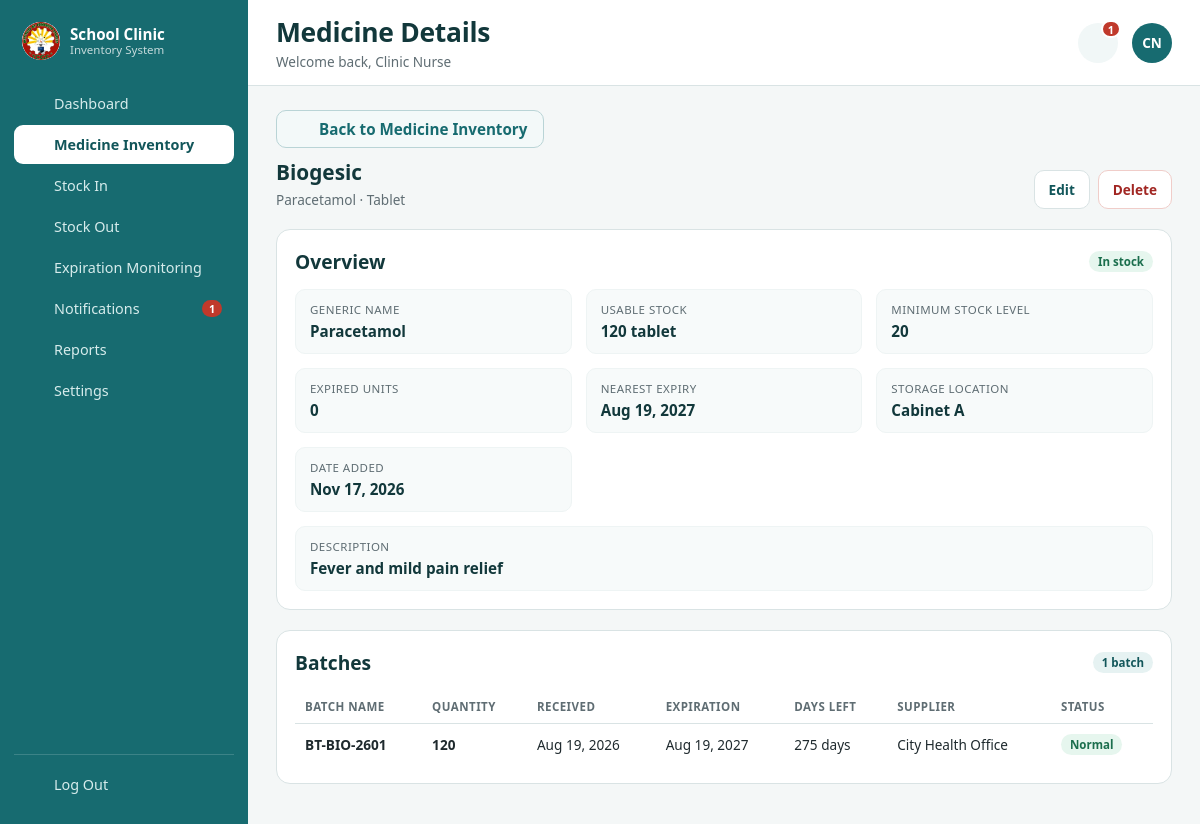
The page /medicine-view.php?id=1 (signed in) on the database its author committed.
### tables this page shows
CREATE TABLE IF NOT EXISTS medicines (
  id INT UNSIGNED AUTO_INCREMENT PRIMARY KEY,
  name VARCHAR(150) NOT NULL,
  generic_name VARCHAR(150) NOT NULL DEFAULT '',
  category VARCHAR(80) NOT NULL DEFAULT 'Tablet',
  unit VARCHAR(40) NOT NULL DEFAULT 'tablet',
  location VARCHAR(80) NOT NULL DEFAULT '',
  description VARCHAR(255) NOT NULL DEFAULT '',
  low_stock_threshold INT UNSIGNED NOT NULL DEFAULT 20,
  created_at TIMESTAMP DEFAULT CURRENT_TIMESTAMP,
  updated_at TIMESTAMP DEFAULT CURRENT_TIMESTAMP ON UPDATE CURRENT_TIMESTAMP,
  UNIQUE KEY uniq_med_name (name)
);

CREATE TABLE IF NOT EXISTS medicine_batches (
  id INT UNSIGNED AUTO_INCREMENT PRIMARY KEY,
  medicine_id INT UNSIGNED NOT NULL,
  batch_no VARCHAR(60) NOT NULL,
  quantity INT UNSIGNED NOT NULL DEFAULT 0,
  received_date DATE NOT NULL,
  expiration_date DATE NOT NULL,
  supplier VARCHAR(120) NOT NULL DEFAULT '',
  remarks VARCHAR(255) NOT NULL DEFAULT '',
  created_at TIMESTAMP DEFAULT CURRENT_TIMESTAMP,
  KEY idx_batch_med (medicine_id),
  KEY idx_batch_exp (expiration_date),
  CONSTRAINT fk_batch_med FOREIGN KEY (medicine_id) REFERENCES medicines (id) ON DELETE CASCADE
);

### medicine-view.php (the view, shortened to what this page needs)
<?php
require_once __DIR__ . '/includes/session.php';
require_once __DIR__ . '/includes/layout.php';
$id = (int)($_GET['id'] ?? 0);
$medicine = null;
$batches = [];
try {
    $pdo = get_db_connection();
    $stmt = $pdo->prepare(
        'SELECT m.id, m.name, m.generic_name, m.category, m.unit, m.location, m.description, m.low_stock_threshold, m.created_at, m.updated_at,
                COALESCE(SUM(CASE WHEN b.expiration_date >= CURDATE() THEN b.quantity ELSE 0 END), 0) AS current_stock,
                COALESCE(SUM(CASE WHEN b.expiration_date < CURDATE() THEN b.quantity ELSE 0 END), 0) AS expired_stock,
                MIN(CASE WHEN b.expiration_date >= CURDATE() THEN b.expiration_date END) AS nearest_expiry
         FROM medicines m
         LEFT JOIN medicine_batches b ON b.medicine_id = m.id
         WHERE m.id = :id
         GROUP BY m.id, m.name, m.generic_name, m.category, m.unit, m.location, m.description, m.low_stock_threshold, m.created_at, m.updated_at
         LIMIT 1'
    );
    $stmt->execute(['id' => $id]);
    $medicine = $stmt->fetch() ?: null;
    if ($medicine) {
        $batchStmt = $pdo->prepare(
            'SELECT batch_no, supplier, quantity, received_date, expiration_date, DATEDIFF(expiration_date, CURDATE()) AS days_left
             FROM medicine_batches
             WHERE medicine_id = :id
             ORDER BY expiration_date ASC, batch_no ASC'
        );
        $batchStmt->execute(['id' => $id]);
        $batches = $batchStmt->fetchAll();
    }
} catch (Throwable $exception) {
    error_log('Medicine view error: ' . $exception->getMessage());
    $error = 'Unable to load this medicine right now. Please try again later.';
}
$stock = (int)($medicine['current_stock'] ?? 0);
$threshold = (int)($medicine['low_stock_threshold'] ?? 0);
$expiredStock = (int)($medicine['expired_stock'] ?? 0);
if ($stock === 0) {
    $statusClass = 'red';
    $statusLabel = 'Out of stock';
} elseif ($stock <= $threshold) {
    $statusClass = 'yellow';
    $statusLabel = 'Low stock';
} else {
    $statusClass = 'green';
    $statusLabel = 'In stock';
}
?>
    <main class="content">
      <div class="page-head">
        <div>
          <a class="link back-link" href="medicine-inventory.php"><?php echo icon('back'); ?> Back to Medicine Inventory</a>
          <h2 class="page-title"><?php echo e($medicine['name'] ?? 'Medicine'); ?></h2>
          <p class="muted page-sub"><?php echo e($medicine['generic_name'] !== '' ? $medicine['generic_name'] . ' · ' : ''); ?><?php echo e($medicine['category'] ?? ''); ?></p>
        </div>
        <?php if ($medicine): ?>
          <div class="page-actions">
            <a class="btn" href="edit-medicine.php?id=<?php echo $id; ?>">Edit</a>
            <form method="POST" action="delete-medicine.php" class="inline-form" onsubmit="return confirm('Delete this medicine and all of its batches? This cannot be undone.');">
              <button type="submit" class="btn danger">Delete</button>
            </form>
          </div>
        <?php endif; ?>
      </div>
      <?php if ($medicine): ?>
        <section class="panel">
          <div class="panel-head">
            <h2>Overview</h2>
            <span class="badge <?php echo $statusClass; ?>"><?php echo e($statusLabel); ?></span>
          </div>
          <div class="detail-grid">
            <div class="detail-item">
              <span class="detail-label">Generic Name</span>
              <span class="detail-value"><?php echo $medicine['generic_name'] !== '' ? e($medicine['generic_name']) : '—'; ?></span>
            </div>
            <div class="detail-item">
              <span class="detail-label">Usable Stock</span>
              <span class="detail-value"><?php echo number_format($stock); ?> <?php echo e($medicine['unit']); ?></span>
            </div>
            <div class="detail-item">
              <span class="detail-label">Minimum Stock Level</span>
              <span class="detail-value"><?php echo number_format($threshold); ?></span>
            </div>
            <div class="detail-item">
              <span class="detail-label">Expired Units</span>
              <span class="detail-value"><?php echo number_format($expiredStock); ?></span>
            </div>
            <div class="detail-item">
              <span class="detail-label">Nearest Expiry</span>
              <span class="detail-value">
                <?php echo $medicine['nearest_expiry'] ? date('M j, Y', strtotime((string)$medicine['nearest_expiry'])) : '—'; ?>
              </span>
            </div>
            <div class="detail-item">
              <span class="detail-label">Storage Location</span>
              <span class="detail-value"><?php echo $medicine['location'] !== '' ? e($medicine['location']) : '—'; ?></span>
            </div>
            <div class="detail-item">
              <span class="detail-label">Date Added</span>
              <span class="detail-value"><?php echo date('M j, Y', strtotime((string)$medicine['created_at'])); ?></span>
            </div>
            <?php if ($medicine['description'] !== ''): ?>
              <div class="detail-item full">
                <span class="detail-label">Description</span>
                <span class="detail-value"><?php echo e($medicine['description']); ?></span>
              </div>
            <?php endif; ?>
          </div>
        </section>
        <section class="panel" id="batches">
          <div class="panel-head">
            <h2>Batches</h2>
            <span class="badge teal"><?php echo number_format(count($batches)); ?> batch<?php echo count($batches) === 1 ? '' : 'es'; ?></span>
          </div>
          <?php if (!$batches): ?>
            <div class="empty-state">
              <span class="empty-icon"><?php echo icon('box'); ?></span>
              <h3>No batches recorded</h3>
              <p>Stock In entries for this medicine will appear here.</p>
              <a class="btn primary" href="stock-in.php"><?php echo icon('stock-in'); ?> Record Stock In</a>
            </div>
          <?php else: ?>
            <div class="table-wrap">
              <table class="data">
                <thead>
                  <tr><th>Batch Name</th><th>Quantity</th><th>Received</th><th>Expiration</th><th>Days Left</th><th>Supplier</th><th>Status</th></tr>
                </thead>
                <tbody>
                  <?php foreach ($batches as $batch): ?>
                    <?php
                      $days = (int)$batch['days_left'];
                      if ($days < 0) {
                          $batchClass = 'red';
                          $batchLabel = 'Expired';
                      } elseif ($days <= 30) {
                          $batchClass = 'yellow';
                          $batchLabel = 'Expiring soon';
                      } else {
                          $batchClass = 'green';
                          $batchLabel = 'Normal';
                      }
                    ?>
                    <tr>
                      <td class="strong"><?php echo e((string)$batch['batch_no']); ?></td>
                      <td class="strong"><?php echo number_format((int)$batch['quantity']); ?></td>
                      <td><?php echo date('M j, Y', strtotime((string)$batch['received_date'])); ?></td>
                      <td><?php echo date('M j, Y', strtotime((string)$batch['expiration_date'])); ?></td>
                      <td><?php echo $days < 0 ? abs($days) . ' days ago' : $days . ' days'; ?></td>
                      <td><?php echo $batch['supplier'] !== '' ? e((string)$batch['supplier']) : '<span class="muted">&mdash;</span>'; ?></td>
                      <td><span class="badge <?php echo $batchClass; ?>"><?php echo e($batchLabel); ?></span></td>
                    </tr>
                  <?php endforeach; ?>
                </tbody>
              </table>
            </div>
          <?php endif; ?>
        </section>
      <?php endif; ?>
    </main>

### assets/css/style.css (style rules this page uses)
:root { --teal: #176B70; --teal-dark: #12565a; --bg: #ffffff; --text: #1f2a2e; --muted: #5f6d73; --border: #d9e3e4; --error-bg: #fdecea; --error-text: #a12622; --shadow: 0 12px 30px rgba(23, 107, 112, 0.12); --radius: 16px; }
* { box-sizing: border-box; }
body { margin: 0; font-family: "Segoe UI", Tahoma, Arial, sans-serif; color: var(--text); background: radial-gradient(900px 500px at 10% -10%, rgba(23, 107, 112, 0.08), transparent 60%), radial-gradient(700px 400px at 100% 100%, rgba(23, 107, 112, 0.06), transparent 55%), var(--bg); min-height: 100vh; }
.link { color: var(--teal); text-decoration: none; font-weight: 600; }
.muted { color: var(--muted); }

### assets/css/dashboard.css (style rules this page uses)
body.app { background: #f4f7f7; min-height: 100vh; }
.content { display: flex; flex-direction: column; gap: 20px; padding: 24px 28px 40px; }
.btn { display: inline-flex; align-items: center; gap: 8px; padding: 9px 14px; border: 1px solid var(--border); border-radius: 10px; background: #fff; color: var(--teal-dark); font-size: 0.85rem; font-weight: 600; text-decoration: none; transition: border-color 0.12s, background 0.12s, transform 0.05s; }
.panel { background: #fff; border: 1px solid var(--border); border-radius: 14px; padding: 18px; min-width: 0; }
.panel-head { display: flex; align-items: center; justify-content: space-between; gap: 10px; margin-bottom: 14px; }
.panel-head h2 { margin: 0; font-size: 1.2rem; color: #12383b; }
.table-wrap { overflow-x: auto; }
table.data { width: 100%; border-collapse: collapse; font-size: 0.85rem; }
.data th { padding: 9px 10px; text-align: left; font-size: 0.72rem; text-transform: uppercase; letter-spacing: 0.04em; color: var(--muted); white-space: nowrap; border-bottom: 1px solid var(--border); }
.data td { padding: 10px; border-bottom: 1px solid #f0f5f5; vertical-align: middle; }
.data tr:last-child td { border-bottom: none; }
.data .strong { font-weight: 600; }
.badge { display: inline-flex; align-items: center; gap: 5px; padding: 3px 9px; border-radius: 999px; font-size: 0.72rem; font-weight: 700; white-space: nowrap; }
.badge.green { background: #e6f6ee; color: #1b6e4d; }
.badge.teal { background: #e6f2f2; color: var(--teal-dark); }
.page-head { display: flex; align-items: flex-end; justify-content: space-between; flex-wrap: wrap; gap: 12px; }
.page-title { margin: 0; font-size: 1.3rem; color: #12383b; }
.page-sub { margin: 4px 0 0; font-size: 0.85rem; }
.back-link { display: inline-flex; align-items: center; gap: 8px; margin-bottom: 10px; padding: 9px 16px; border: 1px solid #b9d4d6; border-radius: 10px; background: #f3f9f9; color: var(--teal); font-size: 0.95rem; font-weight: 600; line-height: 1.2; text-decoration: none; transition: background-color 0.15s ease, border-color 0.15s ease; }
.btn { cursor: pointer; font-family: inherit; }
.page-actions { display: flex; align-items: center; gap: 8px; }
.inline-form { display: inline; margin: 0; }
.btn.danger { color: #a12622; border-color: #f0cdc9; }
.detail-grid { display: grid; grid-template-columns: repeat(3, minmax(0, 1fr)); gap: 14px; }
.detail-item { display: flex; flex-direction: column; gap: 4px; padding: 12px 14px; background: #f7fafa; border: 1px solid #eef4f4; border-radius: 10px; }
.detail-label { font-size: 0.72rem; text-transform: uppercase; letter-spacing: 0.04em; color: var(--muted); }
.detail-value { font-size: 0.95rem; font-weight: 700; color: #12383b; }
.detail-item.full { grid-column: 1 / -1; }

### rows shown on the page
medicines: name "Biogesic", generic_name "Paracetamol ·", category "Tablet", generic_name "Paracetamol", unit "tablet", low_stock_threshold "20", location "Cabinet A", created_at "Nov 17, 2026", description "Fever and mild pain relief"
medicine_batches: batch_no "BT-BIO-2601", quantity "120", received_date "Aug 19, 2026", expiration_date "Aug 19, 2027", days "275", supplier "City Health Office", batchLabel "Normal"

### other values the page prints
$item['label'] "Dashboard"
$item['label'] "Medicine Inventory"
$item['label'] "Stock In"
$item['label'] "Stock Out"
$item['label'] "Expiration Monitoring"
$item['label'] "Notifications"
$unread "1"
$item['label'] "Reports"
$item['label'] "Settings"
$pageTitle "Medicine Details"
$subtitle "Welcome back, Clinic Nurse"
$identity['initials'] "CN"
$statusLabel "In stock"
$stock "120"
$expiredStock "0"
